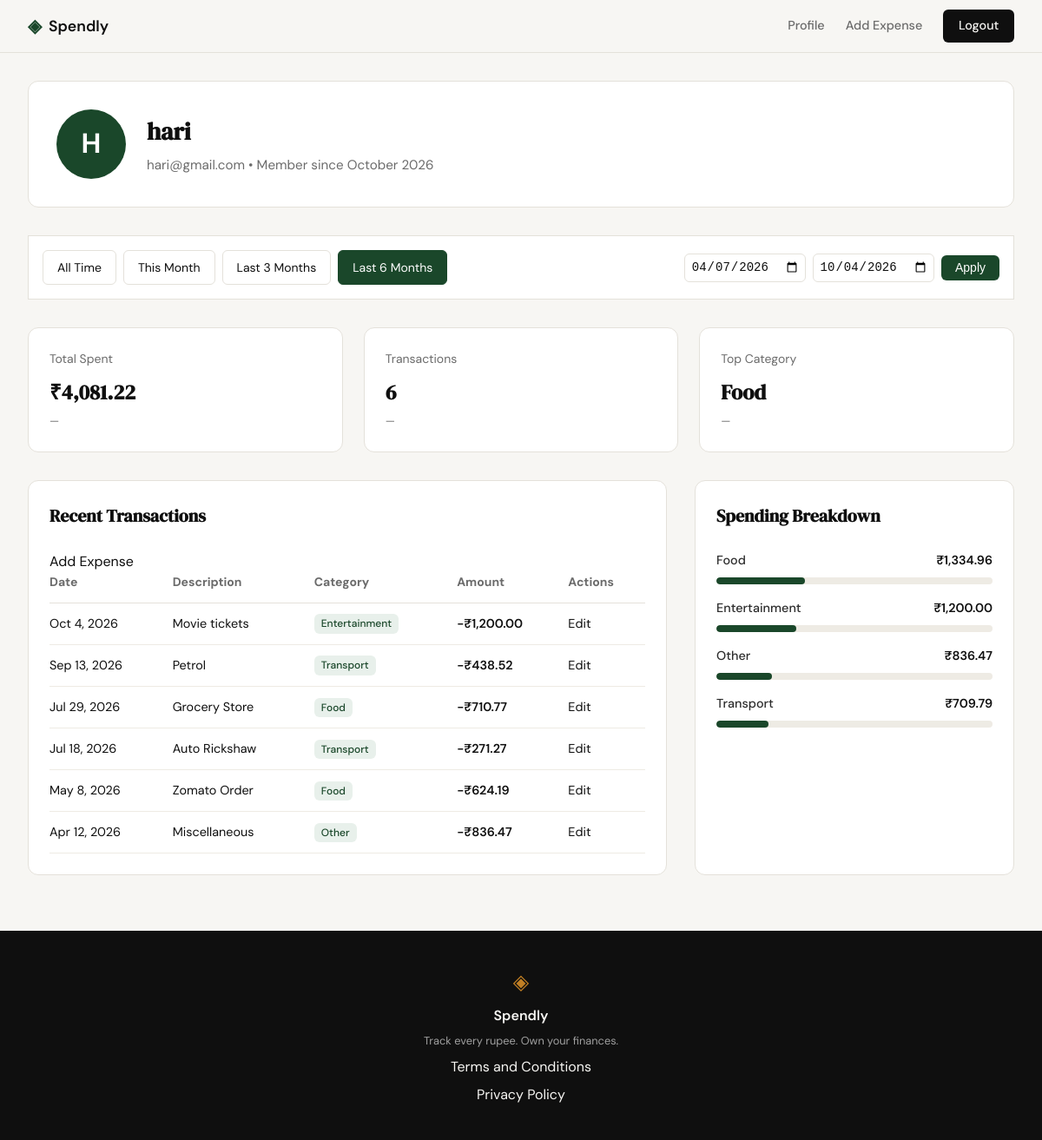
Page /profile?date_from=2026-04-07&date_to=2026-10-04 (signed in) on the committed database.
### tables this page shows
CREATE TABLE users (
                id INTEGER PRIMARY KEY AUTOINCREMENT,
                name TEXT NOT NULL,
                email TEXT UNIQUE NOT NULL,
                password_hash TEXT NOT NULL,
                created_at TEXT DEFAULT (datetime('now'))
            );

CREATE TABLE expenses (
                id INTEGER PRIMARY KEY AUTOINCREMENT,
                user_id INTEGER NOT NULL,
                amount REAL NOT NULL,
                category TEXT NOT NULL,
                date TEXT NOT NULL,
                description TEXT,
                created_at TEXT DEFAULT (datetime('now')),
                FOREIGN KEY (user_id) REFERENCES users (id)
            );

### app.py (the view)
@app.route("/profile")
@login_required
def profile():
    uid = session["user_id"]
    user_info = get_user_by_id(uid)
    if not user_info:
        abort(404)
    date_from = request.args.get("date_from")
    date_to = request.args.get("date_to")
    validated_from, validated_to, error = validate_date_range(date_from, date_to)
    if error:
        flash(error)
    presets = calculate_date_presets()
    name_parts = user_info["name"].split()
    initials = "".join([p[0].upper() for p in name_parts if p])
    user_info["initials"] = initials if initials else "?"
    stats_data = get_summary_stats(uid, validated_from, validated_to)
    summary_stats = [
        {
            "label": "Total Spent",
            "value": f"₹{stats_data['total_spent']:,.2f}",
            "trend": "—",
        },
        {
            "label": "Transactions",
            "value": str(stats_data["transaction_count"]),
            "trend": "—",
        },
        {"label": "Top Category", "value": stats_data["top_category"], "trend": "—"},
    ]
    raw_transactions = get_recent_transactions(
        uid, date_from=validated_from, date_to=validated_to
    )
    transactions = []
    for tx in raw_transactions:
        dt = datetime.strptime(tx["date"], "%Y-%m-%d")
        formatted_date = dt.strftime("%b %-d, %Y")
        formatted_amount = f"-₹{tx['amount']:,.2f}"
        transactions.append(
            {
                "id": tx["id"],
                "date": formatted_date,
                "description": tx["description"],
                "category": tx["category"],
                "amount": formatted_amount,
            }
        )
    raw_categories = get_category_breakdown(
        uid, date_from=validated_from, date_to=validated_to
    )
    categories = []
    for cat in raw_categories:
        categories.append(
            {
                "name": cat["name"],
                "amount": f"₹{cat['amount']:,.2f}",
                "percentage": cat["pct"],
            }
        )
    return render_template(
        "profile.html",
        user=user_info,
        stats=summary_stats,
        transactions=transactions,
        categories=categories,
        date_from=validated_from,
        date_to=validated_to,
        presets=presets,
    )

### app.py (called while the page is built)
def login_required(f):
    @wraps(f)
    def decorated_function(*args, **kwargs):
        if "user_id" not in session:
            flash("Please sign in to access this page.")
            return redirect(url_for("login"))
        return f(*args, **kwargs)
    return decorated_function

### database/db.py (called while the page is built)
def get_db():
    conn = sqlite3.connect(DB_PATH)
    conn.row_factory = sqlite3.Row
    conn.execute("PRAGMA foreign_keys = ON")
    return conn

### database/queries.py (called while the page is built)
def get_user_by_id(user_id):
    with get_db() as conn:
        user = conn.execute(
            "SELECT name, email, created_at FROM users WHERE id = ?", (user_id,)
        ).fetchone()
        if user:
            date_str = user["created_at"].replace("T", " ")
            if "." in date_str:
                date_str = date_str.split(".")[0]
            dt = datetime.strptime(date_str, "%Y-%m-%d %H:%M:%S")
            member_since = dt.strftime("%B %Y")
            return {
                "name": user["name"],
                "email": user["email"],
                "member_since": member_since,
            }
        return None

def get_recent_transactions(user_id, limit=10, date_from=None, date_to=None):
    with get_db() as conn:
        query = "SELECT id, date, description, category, amount FROM expenses WHERE user_id = ?"
        params = [user_id]
        if date_from:
            query += " AND date >= ?"
            params.append(date_from)
        if date_to:
            query += " AND date <= ?"
            params.append(date_to)
        query += " ORDER BY date DESC LIMIT ?"
        params.append(limit)
        cursor = conn.execute(query, params)
        return [
            {
                "date": row["date"],
                "description": row["description"],
                "category": row["category"],
                "amount": row["amount"],
                "id": row["id"],
            }
            for row in cursor
        ]

### templates/profile.html
{% extends "base.html" %}
{% block head %}
    <link rel="stylesheet" href="{{ url_for('static', filename='css/profile.css') }}">
{% endblock %}
{% block content %}
<div class="profile-container">
    <section class="profile-card">
        <div class="profile-avatar">
            {{ user.initials }}
        </div>
        <div class="profile-details">
            <h1>{{ user.name }}</h1>
            <p>{{ user.email }} &bull; Member since {{ user.member_since }}</p>
        </div>
    </section>
    <section class="profile-filter-bar">
        <div class="filter-presets">
            <a href="{{ url_for('profile') }}"
               class="preset-btn {{ 'active' if not date_from and not date_to }}">All Time</a>
            <a href="{{ url_for('profile', date_from=presets.this_month.from, date_to=presets.this_month.to) }}"
               class="preset-btn {{ 'active' if date_from == presets.this_month.from and date_to == presets.this_month.to }}">This Month</a>
            <a href="{{ url_for('profile', date_from=presets.three_months.from, date_to=presets.three_months.to) }}"
               class="preset-btn {{ 'active' if date_from == presets.three_months.from and date_to == presets.three_months.to }}">Last 3 Months</a>
            <a href="{{ url_for('profile', date_from=presets.six_months.from, date_to=presets.six_months.to) }}"
               class="preset-btn {{ 'active' if date_from == presets.six_months.from and date_to == presets.six_months.to }}">Last 6 Months</a>
        </div>
        <form class="custom-range-form" method="GET">
            <input type="date" name="date_from" value="{{ date_from or '' }}">
            <input type="date" name="date_to" value="{{ date_to or '' }}">
            <button type="submit" class="apply-btn">Apply</button>
        </form>
    </section>
    <section class="stats-grid">
        {% for stat in stats %}
        <div class="stat-tile">
            <span class="stat-label">{{ stat.label }}</span>
            <span class="stat-value">{{ stat.value }}</span>
            <span class="stat-trend">{{ stat.trend }}</span>
        </div>
        {% endfor %}
    </section>
    <div class="profile-main">
        <section class="data-card">
            <div class="card-header">
                <h2>Recent Transactions</h2>
                <a href="{{ url_for('add_expense') }}" class="btn-add">Add Expense</a>
            </div>
            <table class="transaction-table">
                <thead>
                    <tr>
                        <th>Date</th>
                        <th>Description</th>
                        <th>Category</th>
                        <th>Amount</th>
                        <th>Actions</th>
                    </tr>
                </thead>
                <tbody>
                    {% for tx in transactions %}
                    <tr>
                        <td>{{ tx.date }}</td>
                        <td>{{ tx.description }}</td>
                        <td><span class="category-badge">{{ tx.category }}</span></td>
                        <td style="font-weight: 600;">{{ tx.amount }}</td>
                        <td><a href="{{ url_for('edit_expense', id=tx.id) }}" class="edit-link">Edit</a></td>
                    </tr>
                    {% endfor %}
                </tbody>
            </table>
        </section>
        <section class="data-card">
            <h2>Spending Breakdown</h2>
            <div class="category-list">
                {% for cat in categories %}
                <div class="category-item">
                    <div class="category-info">
                        <span class="category-name">{{ cat.name }}</span>
                        <span class="category-amount">{{ cat.amount }}</span>
                    </div>
                    <div class="progress-bar-track">
                        <div class="progress-bar-fill" style="width: {{ cat.percentage }}%;"></div>
                    </div>
                </div>
                {% endfor %}
            </div>
        </section>
    </div>
</div>
{% endblock %}

### static/css/style.css (style rules this page uses)
:root { --ink: #0f0f0f; --ink-soft: #2d2d2d; --ink-muted: #6b6b6b; --ink-faint: #a0a0a0; --paper: #f7f6f3; --paper-warm: #f0ede6; --paper-card: #ffffff; --accent: #1a472a; --accent-light: #e8f0eb; --accent-2: #c17f24; --accent-2-light: #fdf3e3; --danger: #c0392b; --danger-light: #fdecea; --border: #e4e1da; --border-soft: #eeebe4; --font-display: 'DM Serif Display', Georgia, serif; --font-body: 'DM Sans', system-ui, sans-serif; --max-width: 1200px; --auth-width: 440px; --radius-sm: 6px; --radius-md: 12px; --radius-lg: 20px; }
*, *::before, *::after { box-sizing: border-box; margin: 0; padding: 0; }
html { font-size: 16px; scroll-behavior: smooth; }
body { background: var(--paper); color: var(--ink); font-family: var(--font-body); font-size: 1rem; line-height: 1.6; -webkit-font-smoothing: antialiased; }
a { color: inherit; text-decoration: none; }
.stat-label { display: block; font-size: 0.85rem; color: var(--ink-muted); margin-bottom: 8px; }
.stat-value { display: block; font-family: var(--font-display); font-size: 1.5rem; font-weight: 700; color: var(--ink); }
.stat-trend { display: block; font-size: 0.8rem; color: var(--ink-muted); margin-top: 4px; }

### rows in the picture
users: name "hari", email "hari@gmail.com"
expenses: date "Oct 4, 2026", description "Movie tickets", category "Entertainment", amount "-₹1,200.00"
expenses: date "Sep 13, 2026", description "Petrol", category "Transport", amount "-₹438.52"
expenses: date "Jul 29, 2026", description "Grocery Store", category "Food", amount "-₹710.77"
expenses: date "Jul 18, 2026", description "Auto Rickshaw", category "Transport", amount "-₹271.27"
expenses: date "May 8, 2026", description "Zomato Order", category "Food", amount "-₹624.19"
expenses: date "Apr 12, 2026", description "Miscellaneous", category "Other", amount "-₹836.47"

### other values in the picture
{{ user.initials }} "H"
{{ user.member_since }} "October 2026"
{{ stat.label }} "Total Spent" "Transactions" "Top Category"
{{ stat.value }} "₹4,081.22" "6" "Food"
{{ stat.trend }} "—" "—" "—"
{{ cat.name }} "Food" "Entertainment" "Other" "Transport"
{{ cat.amount }} "₹1,334.96" "₹1,200.00" "₹836.47" "₹709.79"
